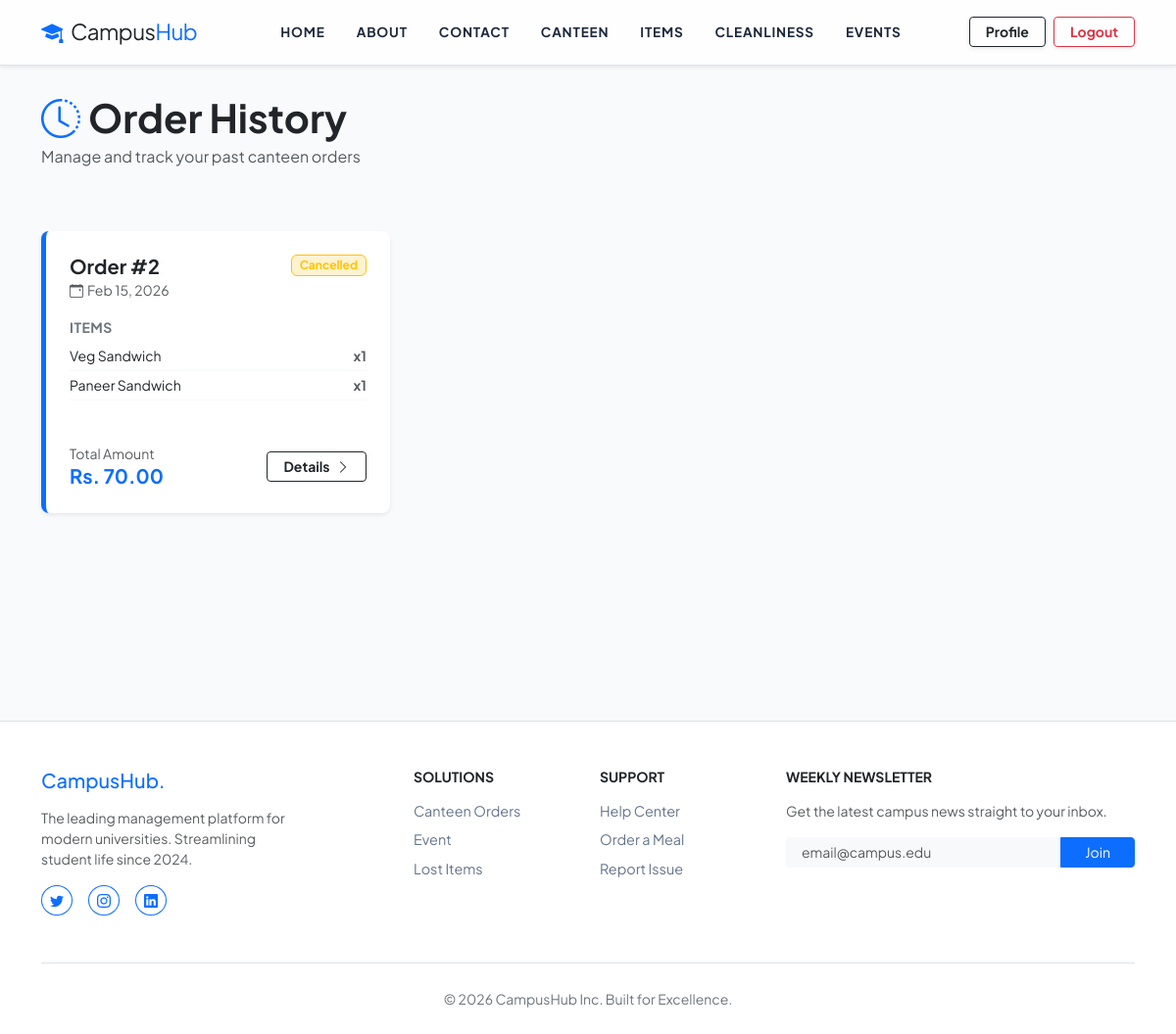
Screenshot of /canteen/orders/ (signed in) with the database file from the repository.
### canteen/models.py (models this page shows, shortened)
class FoodOrder(models.Model):
    STATUS_CHOICES = [
        ('pending', 'Pending'),
        ('preparing', 'Preparing'),
        ('ready', 'Ready for Pickup'),
        ('completed', 'Completed'),
        ('cancelled', 'Cancelled'),
    ]
    user = models.ForeignKey(User, on_delete=models.CASCADE)
    items = models.ManyToManyField(CanteenMenu, through='OrderItem')
    status = models.CharField(max_length=20, choices=STATUS_CHOICES, default='pending')
    total_amount = models.DecimalField(max_digits=8, decimal_places=2, default=0)
    order_time = models.DateTimeField(auto_now_add=True)
    pickup_time = models.DateTimeField(null=True, blank=True)
    special_instructions = models.TextField(blank=True)
    class Meta:
        app_label = 'canteen'
        ordering = ['-order_time']
        verbose_name = 'Food Order'
        verbose_name_plural = 'Food Orders'

class CanteenMenu(models.Model):
    name = models.CharField(max_length=200)
    description = models.TextField()
    price = models.DecimalField(max_digits=6, decimal_places=2)
    category = models.CharField(max_length=50, choices=[
        ('breakfast', 'Breakfast'),
        ('lunch', 'Lunch'),
        ('snacks', 'Snacks'),
        ('beverages', 'Beverages'),
        ('desserts', 'Desserts'),
    ])
    available = models.BooleanField(default=True)
    image = models.ImageField(upload_to='menu_items/')
    preparation_time = models.IntegerField(default=15, help_text="Time in minutes")
    created_at = models.DateTimeField(auto_now_add=True)
    updated_at = models.DateTimeField(auto_now=True)
    class Meta:
        app_label = 'canteen'
        ordering = ['category', 'name']
        verbose_name = 'Menu Item'
        verbose_name_plural = 'Menu Items'

class OrderItem(models.Model):
    order = models.ForeignKey(FoodOrder, on_delete=models.CASCADE)
    menu_item = models.ForeignKey(CanteenMenu, on_delete=models.CASCADE)
    quantity = models.IntegerField(default=1, validators=[MinValueValidator(1)])
    item_price = models.DecimalField(max_digits=6, decimal_places=2)
    class Meta:
        app_label = 'canteen'
        verbose_name = 'Order Item'
        verbose_name_plural = 'Order Items'

### canteen/views.py (the view)
# urls.py: path('orders/', views.order_history, name='order_history'),
@login_required
def order_history(request):
    orders = FoodOrder.objects.filter(user=request.user).prefetch_related('items')
    context = {
        'orders': orders,
    }
    return render(request, 'canteen/order_history.html', context)

### templates/canteen/order_history.html (shortened to what this page needs)
{% extends 'core/base.html' %}
{% load static %}
{% block content %}
<div class="container py-5">
    <div class="row mb-5">
        <div class="col-12">
            <h1 class="fw-bolder mb-1">
                <i class="bi bi-clock-history text-primary me-2"></i>Order History
            </h1>
            <p class="text-muted">Manage and track your past canteen orders</p>
        </div>
    </div>
    <div class="row">
        <div class="col-12">
            {% if orders %}
            <div class="row g-4">
                {% for order in orders %}
                <div class="col-md-6 col-lg-4">
                    <div class="card h-100 shadow-sm border-0 border-start border-primary border-5 rounded-3">
                        <div class="card-body p-4 d-flex flex-column">
                            <div class="d-flex justify-content-between align-items-start mb-3">
                                <div>
                                    <h5 class="fw-bold mb-0">Order #{{ order.id }}</h5>
                                    <small class="text-muted">
                                        <i class="bi bi-calendar-event me-1"></i>{{ order.order_time|date:"M d, Y" }}
                                    </small>
                                </div>
                                <span
                                    class="badge {% if order.status == 'completed' %}bg-success-subtle text-success border-success{% elif order.status == 'ready' %}bg-info-subtle text-info border-info{% else %}bg-warning-subtle text-warning border-warning{% endif %} border px-2 py-1  small">
                                    {{ order.get_status_display }}
                                </span>
                            </div>
                            <div class="mb-4 flex-grow-1">
                                <p class="text-uppercase small fw-bold text-secondary mb-2"
                                    style="letter-spacing: 0.5px;">Items</p>
                                <ul class="list-unstyled mb-0">
                                    {% for item in order.items.all %}
                                    <li
                                        class="d-flex justify-content-between small mb-1 border-bottom border-light pb-1">
                                        <span class="text-dark">{{ item.name }}</span>
                                        <span class="fw-bold text-muted">x{{ item.orderitem_set.first.quantity }}</span>
                                    </li>
                                    {% endfor %}
                                </ul>
                            </div>
                            <div class="d-flex justify-content-between align-items-center mt-auto pt-3">
                                <div>
                                    <p class="text-muted small mb-0">Total Amount</p>
                                    <span class="h5 fw-bold text-primary mb-0">Rs. {{ order.total_amount }}</span>
                                </div>
                                <div class="d-flex gap-2">
                                    <a href="{% url 'canteen:order_detail' order.id %}"
                                        class="btn btn-outline-dark btn-sm px-3 fw-bold">
                                        Details <i class="bi bi-chevron-right ms-1"></i>
                                    </a>
                                </div>
                            </div>
                        </div>
                    </div>
                    {% endfor %}
                </div>
                {% endif %}
            </div>
        </div>
    </div>
    {% endblock %}

### static/css/base.css (style rules this page uses)
body { font-family: 'Plus Jakarta Sans', sans-serif; background-color: #f8fafc; overflow-x: hidden; }
.card { transition: all 0.3s cubic-bezier(0.165, 0.84, 0.44, 1); border: none; }

### rows the page displays
FoodOrder: id "2", order_time "Feb 15, 2026", status "Cancelled", total_amount "70.00"
CanteenMenu: name "Veg Sandwich", orderitem_set.first.quantity "1"
CanteenMenu: name "Paneer Sandwich", orderitem_set.first.quantity "1"
